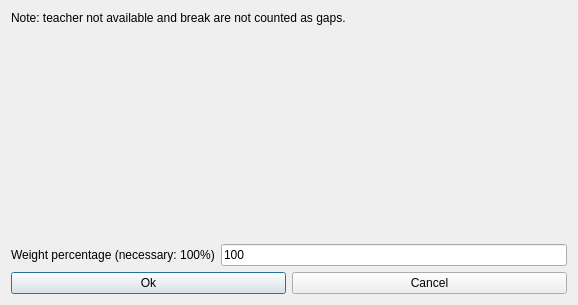
<?xml version="1.0" encoding="UTF-8"?>
<ui version="4.0">
 <class>ModifyConstraintTeachersMaxZeroGapsPerAfternoonForm_template</class>
 <widget class="QDialog" name="ModifyConstraintTeachersMaxZeroGapsPerAfternoonForm_template">
  <property name="geometry">
   <rect>
    <x>0</x>
    <y>0</y>
    <width>578</width>
    <height>305</height>
   </rect>
  </property>
  <property name="windowTitle">
   <string extracomment="This is the title of the dialog to modify a constraint of this type">Modify teachers max zero gaps per afternoon</string>
  </property>
  <layout class="QVBoxLayout" name="verticalLayout_2">
   <item>
    <widget class="QLabel" name="weightTextLabel_2">
     <property name="sizePolicy">
      <sizepolicy hsizetype="Minimum" vsizetype="Minimum">
       <horstretch>0</horstretch>
       <verstretch>0</verstretch>
      </sizepolicy>
     </property>
     <property name="frameShape">
      <enum>QFrame::NoFrame</enum>
     </property>
     <property name="frameShadow">
      <enum>QFrame::Plain</enum>
     </property>
     <property name="text">
      <string>Note: teacher not available and break are not counted as gaps.</string>
     </property>
     <property name="wordWrap">
      <bool>true</bool>
     </property>
    </widget>
   </item>
   <item>
    <spacer name="spacer4">
     <property name="orientation">
      <enum>Qt::Vertical</enum>
     </property>
     <property name="sizeType">
      <enum>QSizePolicy::Expanding</enum>
     </property>
     <property name="sizeHint" stdset="0">
      <size>
       <width>99</width>
       <height>99</height>
      </size>
     </property>
    </spacer>
   </item>
   <item>
    <layout class="QHBoxLayout" name="horizontalLayout_2">
     <item>
      <widget class="QLabel" name="weightTextLabel">
       <property name="frameShape">
        <enum>QFrame::NoFrame</enum>
       </property>
       <property name="frameShadow">
        <enum>QFrame::Plain</enum>
       </property>
       <property name="text">
        <string>Weight percentage (necessary: 100%)</string>
       </property>
       <property name="wordWrap">
        <bool>false</bool>
       </property>
      </widget>
     </item>
     <item>
      <widget class="QLineEdit" name="weightLineEdit">
       <property name="text">
        <string notr="true">100</string>
       </property>
      </widget>
     </item>
    </layout>
   </item>
   <item>
    <layout class="QHBoxLayout">
     <item>
      <widget class="QPushButton" name="okPushButton">
       <property name="text">
        <string>Ok</string>
       </property>
      </widget>
     </item>
     <item>
      <widget class="QPushButton" name="cancelPushButton">
       <property name="text">
        <string>Cancel</string>
       </property>
      </widget>
     </item>
    </layout>
   </item>
  </layout>
 </widget>
 <layoutdefault spacing="6" margin="11"/>
 <resources/>
 <connections/>
</ui>
